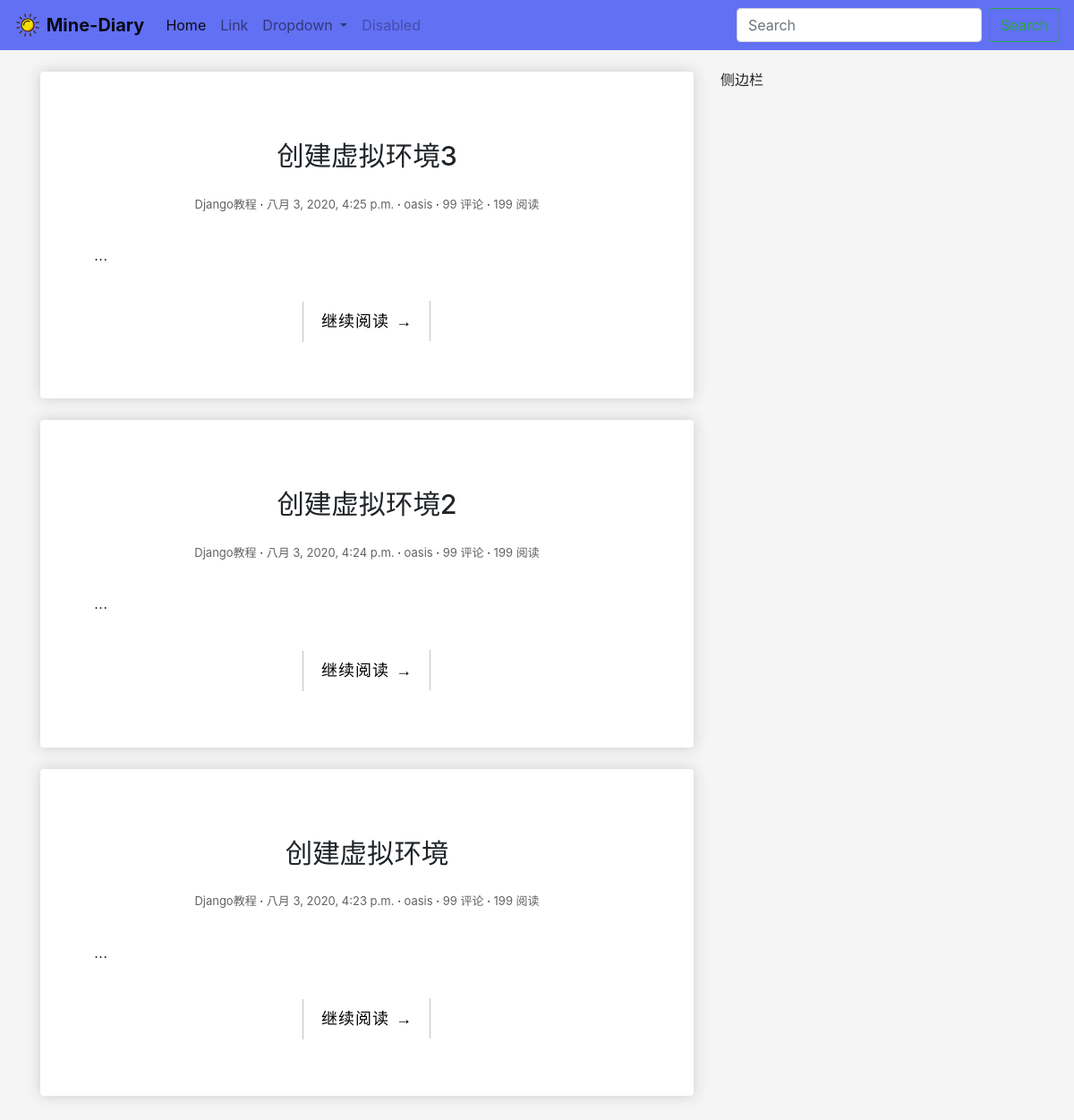
The page / on the database its author committed.
### blog/models.py (models this page shows, shortened)
class Post(models.Model):
    author = models.ForeignKey(
        User, verbose_name='作者', on_delete=models.CASCADE)
    title = models.CharField('标题', max_length=100)
    body = models.TextField('正文')
    created_time = models.DateTimeField('创建时间', default=timezone.now)
    modified_time = models.DateTimeField('修改时间')
    excerpt = models.CharField('摘要', max_length=100, blank=True)
    categories = models.ForeignKey(
        Category, verbose_name='归档', on_delete=models.CASCADE)
    tags = models.ManyToManyField(Tag, verbose_name='标签', blank=True)
    class Meta:
        verbose_name = '文章'
        verbose_name_plural = '文章'

class Category(models.Model):
    name = models.CharField(max_length=100)
    class Meta:
        verbose_name = '分类'
        verbose_name_plural = '分类'

### blog/views.py (the view)
# urls.py: path('', index, name='index')
def index(request):
    post_list = Post.objects.order_by('-created_time')
    return render(request, 'blog/index.html', context={'post_list': post_list})

### blog/templates/blog/index.html
{% extends 'base.html' %}
{% block main %}
  {% for post in post_list %}
  <div class="box-element post">
    <article class="post post-{{ post.pk }}">
      <header class="entry-header">
        <h1 class="entry-title">
          <a>{{ post.title }}</a>
        </h1>
        <div class="entry-meta">
          <span class="post-category"><a>{{ post.categories.name }}</a></span>
          <span class="post-date"><a><time class="entry-date"
                datetime="{{ post.created_time }}">{{ post.created_time }}</time></a></span>
          <span class="post-author"><a>{{ post.author }}</a></span>
          <span class="comments-link"><a>99 评论</a></span>
          <span class="views-count"><a>199 阅读</a></span>
        </div>
      </header>
      <div class="entry-content clearfix">
        <p>{{ post.excerpt }}...</p>
        <div class="read-more cl-effect-14">
          <a href="{{ post.get_absolute_url }}" class="more-link">继续阅读 <span class="meta-nav">→</span></a>
        </div>
      </div>
      <br>
      <br>
    </article>
  </div>
  <br>
  {% empty %}
  <div class="no-post">暂时还没有发布的文章！</div>
  {% endfor %}
{% endblock main %}

### blog/static/blog/css/main.css (style rules this page uses)
body { background-color: whitesmoke; }
.box-element { box-shadow: hsl(0, 0%, 80%) 0 0 16px; background-color: #fff; border-radius: 4px; padding: 10px; }
.post { background: #fff; padding: 30px 30px 0; }
.entry-title { text-align: center; font-size: 1.9em; margin-bottom: 20px; line-height: 1.6; padding: 10px 20px 0; }
.entry-meta { text-align: center; color: #646161; font-size: 13px; margin-bottom: 30px; }
.entry-content { font-size: 18px; line-height: 1.9; font-weight: 300; color: #000; }
.post-category::after, .post-date::after, .post-author::after, .comments-link::after { content: ' ·'; color: #000; }
.read-more { font-family: 'Ubuntu', sans-serif; font-weight: 400; word-spacing: 1px; letter-spacing: 0.01em; text-align: center; margin-top: 20px; }
.more-link { text-decoration: none; color: black; }
.cl-effect-14 a { padding: 0 20px; height: 45px; line-height: 45px; position: relative; display: inline-block; margin: 15px 25px; letter-spacing: 1px; font-weight: 400; text-shadow: 0 0 1px rgba(255, 255, 255, 0.3); }
.cl-effect-14 a::before, .cl-effect-14 a::after { position: absolute; width: 45px; height: 1px; background: #C3C3C3; content: ''; -webkit-transition: all 0.3s; -moz-transition: all 0.3s; transition: all 0.3s; pointer-events: none; }
.cl-effect-14 a::before { top: 0; left: 0; -webkit-transform: rotate(90deg); -moz-transform: rotate(90deg); transform: rotate(90deg); -webkit-transform-origin: 0 0; -moz-transform-origin: 0 0; transform-origin: 0 0; }
.cl-effect-14 a::after { right: 0; bottom: 0; -webkit-transform: rotate(90deg); -moz-transform: rotate(90deg); transform: rotate(90deg); -webkit-transform-origin: 100% 0; -moz-transform-origin: 100% 0; transform-origin: 100% 0; }

### rows shown on the page
Post: title "创建虚拟环境3", categories.name "Django教程", created_time "八月 3, 2020, 4:25 p.m.", author "oasis"
Post: title "创建虚拟环境2", categories.name "Django教程", created_time "八月 3, 2020, 4:24 p.m.", author "oasis"
Post: title "创建虚拟环境", categories.name "Django教程", created_time "八月 3, 2020, 4:23 p.m.", author "oasis"
